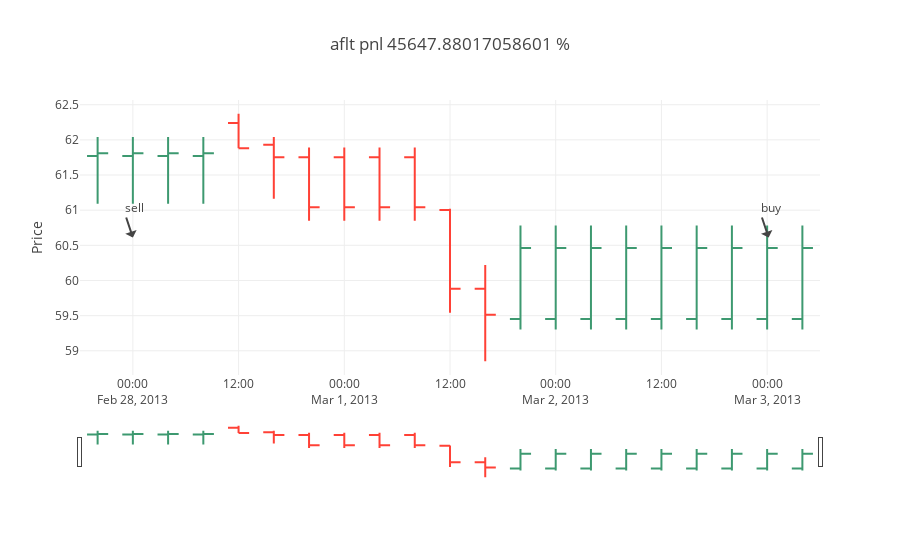

Notebook source saved alongside this figure:
### Code cell
def plotOrders(startDt,endDt):
    ords=orders[startDt:endDt]
    ords[(ords.BuySell==-1) & (ords.OrderType=='Limit')].ix[:,'Price'].plot(color='red', linestyle='_', marker=">")
    ords[(ords.BuySell==1) & (ords.OrderType=='Limit')].ix[:,'Price'].plot(color='blue', linestyle='_', marker=">")


def showTrade(trdIdx):
    rec=trades.iloc[trdIdx, :]

    startDt = (rec['EntryDate'] - timedelta(minutes=320)).replace(second=0)
    endDt = (rec['ExitDate'] + timedelta(minutes=320)).replace(second=0)

    trds=trades[(trades.EntryDate > startDt) & (trades.EntryDate < endDt)]

#     for a,r in trds.iterrows():
#         col='red' if r['BuySell'] == -1 else 'green'
#         plt.plot([r['EntryDate'],r['ExitDate']],[r['EntryPrice'],r['ExitPrice']],color=col, marker='o')

    
    df=getDf(rec['Ticker'])
    df_l=df[(df.dt > startDt) & (df.dt < endDt)]

    
    data = [go.Ohlc(x=df_l['dt'],
                    open=df_l['o'],
                    high=df_l['h'],
                    low=df_l['l'],
                    close=df_l['c'])]
    
    layout = {
        'title': 'The Great Recession',
        'yaxis': {'title': 'Show trade'},
        'shapes': [{
            'x0': '2016-12-09', 'x1': '2016-12-09',
            'y0': 0, 'y1': 1, 'xref': 'x', 'yref': 'paper',
            'line': {'color': 'rgb(30,30,30)', 'width': 1}
        }],
        'annotations': [{
            'x': '2016-12-09',  'xref': 'x', 'yref': 'paper',
            'showarrow': True, 'xanchor': 'left',
            'text': 'Increase Period Begins'
        }]
    }
    
    layout1 = {
        'title': f'{rec.Ticker} pnl {rec.Pnl/rec.EntryPrice*100} %',
        'yaxis': {'title': 'Price'},
        'annotations': ann(rec)
    }
    
    fig = dict(data=data, layout=layout1)
    py.iplot(fig)
        

        


showTrade(0)

### Figure 1 — Plotly figure (JSON) as saved in the notebook; plotly's stock layout.template omitted (floating-point values rounded to 4 significant figures)
{"data": [{"close": [61.81, 61.81, 61.81, 61.81, 61.88, 61.75, 61.04, 61.04, 61.04, 61.04, 59.88, 59.51, 60.46, 60.46, 60.46, 60.46, 60.46, 60.46, 60.46, 60.46, 60.46], "high": [62.04, 62.04, 62.04, 62.04, 62.37, 62.04, 61.89, 61.89, 61.89, 61.89, 61.02, 60.22, 60.78, 60.78, 60.78, 60.78, 60.78, 60.78, 60.78, 60.78, 60.78], "low": [61.09, 61.09, 61.09, 61.09, 61.88, 61.16, 60.85, 60.85, 60.85, 60.85, 59.54, 58.85, 59.3, 59.3, 59.3, 59.3, 59.3, 59.3, 59.3, 59.3, 59.3], "open": [61.77, 61.77, 61.77, 61.77, 62.24, 61.93, 61.75, 61.75, 61.75, 61.75, 61.0, 59.88, 59.45, 59.45, 59.45, 59.45, 59.45, 59.45, 59.45, 59.45, 59.45], "type": "ohlc", "uid": "19e5934d-abfd-4ed2-8e58-cfe627f7bccb", "x": ["2013-02-27 20:00:00", "2013-02-28", "2013-02-28 04:00:00", "2013-02-28 08:00:00", "2013-02-28 12:00:00", "2013-02-28 16:00:00", "2013-02-28 20:00:00", "2013-03-01", "2013-03-01 04:00:00", "2013-03-01 08:00:00", "2013-03-01 12:00:00", "2013-03-01 16:00:00", "2013-03-01 20:00:00", "2013-03-02", "2013-03-02 04:00:00", "2013-03-02 08:00:00", "2013-03-02 12:00:00", "2013-03-02 16:00:00", "2013-03-02 20:00:00", "2013-03-03", "2013-03-03 04:00:00"]}], "layout": {"annotations": [{"showarrow": true, "text": "sell", "x": "2013-02-28", "xanchor": "left", "xref": "x", "y": 0.5, "yref": "paper"}, {"showarrow": true, "text": "buy", "x": "2013-03-03 00:10:00", "xanchor": "left", "xref": "x", "y": 0.5, "yref": "paper"}], "autosize": true, "title": {"text": "aflt pnl 45647.88017058601 %"}, "xaxis": {"autorange": true, "range": ["2013-02-27 18:00", "2013-03-03 06:00"], "rangeslider": {"autorange": true, "range": ["2013-02-27 18:00", "2013-03-03 06:00"], "yaxis": {"_template": null, "rangemode": "match"}}, "type": "date"}, "yaxis": {"autorange": true, "range": [58.66, 62.57], "title": {"text": "Price"}}}}
